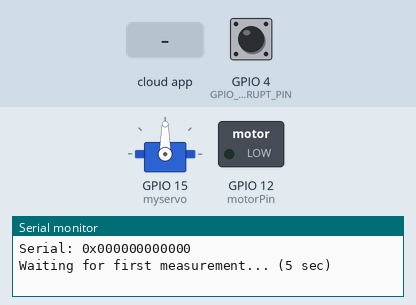
The sketch below on a simulated ESP8266 (NodeMCU). On the bench: servo, switched loads named in the sketch (green lamp = pin HIGH), the last lines printed to the serial monitor. The inputs (shaded band) are chosen by the test bench; at power-on: GPIO 4 (GPIO_INTERRUPT_PIN) HIGH. WiFi joins after 1.5 s; servers stay silent unless stated.

Above: at 2.7 s.
2.8 s: the phone or cloud app sets windowActuator to open
At 3.4 s:
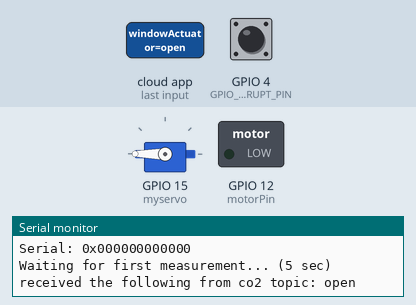
Timing chart, 0 to 5.8 s (numbered marks = the images above; inputs shaded):
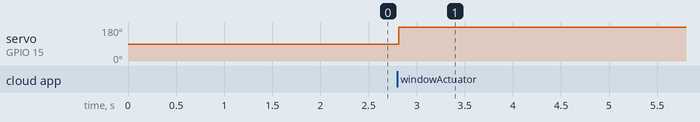

The sketch:

esp8266_motor_fan_co2.ino
```cpp
// Linux for Embedded Objects 1
// University of Southern Denmark

// 2022-03-24, Kjeld Jensen, First version

// Configuration
#define WIFI_SSID       "LEO1_TEAM_06"
#define WIFI_PASSWORD    "embeddedlinux"

#define MQTT_SERVER      "192.168.10.1"
#define MQTT_SERVERPORT  1883
#define MQTT_USERNAME    "my_user"
#define MQTT_KEY         "bendevictor"
#define MQTT_TOPIC        "mqtt"
#define VOLTAGE_TOPIC        "volt"
#define CO2_TOPIC       "/co2"
#define TEMPERATURE_TOPIC    "/temperature"
#define HUMIDITY_TOPIC    "/humidity"
//servo
#include <Servo.h>


Servo myservo;  // create servo object to control a servo

//MotorPin
int motorPin = 12; // for ESP8266

// wifi
#include <ESP8266WiFiMulti.h>
#include <ESP8266HTTPClient.h>
ESP8266WiFiMulti WiFiMulti;
const uint32_t conn_tout_ms = 5000;

// counter
#define GPIO_INTERRUPT_PIN 4
#define DEBOUNCE_TIME 100
volatile unsigned long count_prev_time;
volatile unsigned long count;

// mqtt
#include "Adafruit_MQTT.h"
#include "Adafruit_MQTT_Client.h"
WiFiClient wifi_client;
Adafruit_MQTT_Client mqtt(&wifi_client, MQTT_SERVER, MQTT_SERVERPORT, MQTT_USERNAME, MQTT_KEY);

//subscribes
const char ONOFF_FEED[] PROGMEM = TEMPERATURE_TOPIC;
Adafruit_MQTT_Subscribe temp_sub = Adafruit_MQTT_Subscribe(&mqtt, "tempActuator");
Adafruit_MQTT_Subscribe co2_sub = Adafruit_MQTT_Subscribe(&mqtt, "windowActuator");


//Adafruit_MQTT_Publish count_mqtt_publish = Adafruit_MQTT_Publish(&mqtt, MQTT_TOPIC);
//Adafruit_MQTT_Publish voltage_mqtt_publish = Adafruit_MQTT_Publish(&mqtt, VOLTAGE_TOPIC);

// Sensor
#include <Arduino.h>
#include <SensirionI2CScd4x.h>
#include <Wire.h>
SensirionI2CScd4x scd4x;

// publish
#define PUBLISH_INTERVAL 2000
unsigned long prev_post_time;

// debug
#define DEBUG_INTERVAL 2000
unsigned long prev_debug_time;

ICACHE_RAM_ATTR void count_isr()
{
  if (count_prev_time + DEBOUNCE_TIME < millis() || count_prev_time > millis())
  {
    count_prev_time = millis();
    count++;
  }
}

// Used by sensor
void printUint16Hex(uint16_t value) {
    Serial.print(value < 4096 ? "0" : "");
    Serial.print(value < 256 ? "0" : "");
    Serial.print(value < 16 ? "0" : "");
    Serial.print(value, HEX);
}

// Used by sensor
void printSerialNumber(uint16_t serial0, uint16_t serial1, uint16_t serial2) {
    Serial.print("Serial: 0x");
    printUint16Hex(serial0);
    printUint16Hex(serial1);
    printUint16Hex(serial2);
    Serial.println();
}

void debug(const char *s)
{
  Serial.print (millis());
  Serial.print (" ");
  Serial.println(s);
}

void mqtt_connect()
{
  int8_t ret;

  // Stop if already connected.
  if (! mqtt.connected())
  {
    debug("Connecting to MQTT... ");
    while ((ret = mqtt.connect()) != 0)
    { // connect will return 0 for connected
         Serial.println(mqtt.connectErrorString(ret));
         debug("Retrying MQTT connection in 5 seconds...");
         mqtt.disconnect();
         delay(5000);  // wait 5 seconds
    }
    debug("MQTT Connected");
  }
}

void print_wifi_status()
{
  Serial.print (millis());
  Serial.print(" WiFi connected: ");
  Serial.print(WiFi.SSID());
  Serial.print(" ");
  Serial.print(WiFi.localIP());
  Serial.print(" RSSI: ");
  Serial.print(WiFi.RSSI());
  Serial.println(" dBm");
}

void setupSensor(){
  Wire.begin();

    uint16_t error;
    char errorMessage[256];

    scd4x.begin(Wire);

    // stop potentially previously started measurement
    error = scd4x.stopPeriodicMeasurement();
    if (error) {
        Serial.print("Error trying to execute stopPeriodicMeasurement(): ");
        errorToString(error, errorMessage, 256);
        Serial.println(errorMessage);
    }

    uint16_t serial0;
    uint16_t serial1;
    uint16_t serial2;
    error = scd4x.getSerialNumber(serial0, serial1, serial2);
    if (error) {
        Serial.print("Error trying to execute getSerialNumber(): ");
        errorToString(error, errorMessage, 256);
        Serial.println(errorMessage);
    } else {
        printSerialNumber(serial0, serial1, serial2);
    }

    // Start Measurement
    error = scd4x.startPeriodicMeasurement();
    if (error) {
        Serial.print("Error trying to execute startPeriodicMeasurement(): ");
        errorToString(error, errorMessage, 256);
        Serial.println(errorMessage);
    }

    Serial.println("Waiting for first measurement... (5 sec)");
}


void setupServo(){

   myservo.attach(15);  // attaches the servo on GIO2 to the servo object
}

void setupMotor(){
  pinMode(motorPin, OUTPUT);
}

void setup()
{
  // count
  count_prev_time = millis();
  count = 0;
  pinMode(GPIO_INTERRUPT_PIN, INPUT_PULLUP);
  attachInterrupt(digitalPinToInterrupt(GPIO_INTERRUPT_PIN), count_isr, RISING);

  // serial
  Serial.begin(115200);
  while (!Serial) {
        delay(100);
  }
  delay(10);
  debug("Boot");

  connectToWifi();

  setupSensor();
  setupServo();
  setupMotor();
  mqtt.subscribe(&temp_sub);
  mqtt.subscribe(&co2_sub);
}

void connectToWifi(){
  // wifi
  WiFi.persistent(false);
  WiFi.mode(WIFI_STA);
  WiFiMulti.addAP(WIFI_SSID, WIFI_PASSWORD);
  if(WiFiMulti.run(conn_tout_ms) == WL_CONNECTED)
  {
    print_wifi_status();
  }
  else
  {
    debug("Unable to connect");
  }

}

void publish_data(const char* topic, const char* content){
  if((WiFiMulti.run(conn_tout_ms) == WL_CONNECTED))
  {
    print_wifi_status();

    mqtt_connect();
    char charBuf[50];
    Adafruit_MQTT_Publish publish_topic = Adafruit_MQTT_Publish(&mqtt, topic);
    Serial.println("connect success");
    if (! publish_topic.publish(content))
    {
      debug("MQTT failed");
    }
    else
    {
      debug("MQTT ok");
    }
  }
}


void loop()
{
    readSensorValues();
    debugHearthbeat();
    recievedMessage();
    ESP.deepSleep(30e6);
}


void debugHearthbeat(){
  if (millis() - prev_debug_time >= DEBUG_INTERVAL)
    {
      prev_debug_time = millis();
      Serial.print(millis());
      Serial.print(" ");
      Serial.println(count);
    }
}

void readSensorValues(){
  if (millis() - prev_post_time >= PUBLISH_INTERVAL)
    {
      prev_post_time = millis();
      uint16_t co2;
      uint16_t error;
      char errorMessage[256];
      float temperature;
      float humidity;
      error = scd4x.readMeasurement(co2, temperature, humidity);
    if (error) {
        Serial.print("Error trying to execute readMeasurement(): ");
        errorToString(error, errorMessage, 256);
        Serial.println(errorMessage);
    } else if (co2 == 0) {
        Serial.println("Invalid sample detected, skipping.");
    } else {
        char co2_char = co2;
        char temp_char = temperature;
        char hum_char = humidity;
        publish_data("co2", String(co2).c_str());
        publish_data("humidity", String(humidity).c_str());
        publish_data("temp", String(temperature).c_str());
        Serial.print("Co2:");
        Serial.print(co2);
        Serial.print("\t");
        Serial.print("Temperature:");
        Serial.print(temperature);
        Serial.print("\t");
        Serial.print("Humidity:");
        Serial.println(humidity);
    }
   }
}

void recievedMessage(){
   Adafruit_MQTT_Subscribe *subscription;
   while ((subscription = mqtt.readSubscription(15000))) {
    if (subscription == &temp_sub) {
      int duty_cycle = atoi((char *)temp_sub.lastread);
      analogWrite(motorPin, duty_cycle);

    } else if (subscription == &co2_sub){
        Serial.print("received the following from co2 topic: ");
        Serial.println((char *)co2_sub.lastread);
        String co2_message = (char *)co2_sub.lastread;

        if(co2_message == "open"){ //set the value so it fits
          int pos;
          myservo.write(180);
        }
        else{
          myservo.write(0);
        }
    }

  }
}
```

Measured:
- after the input at 2.8 s, servo on GPIO 15 (myservo): 90° → 180° at once
